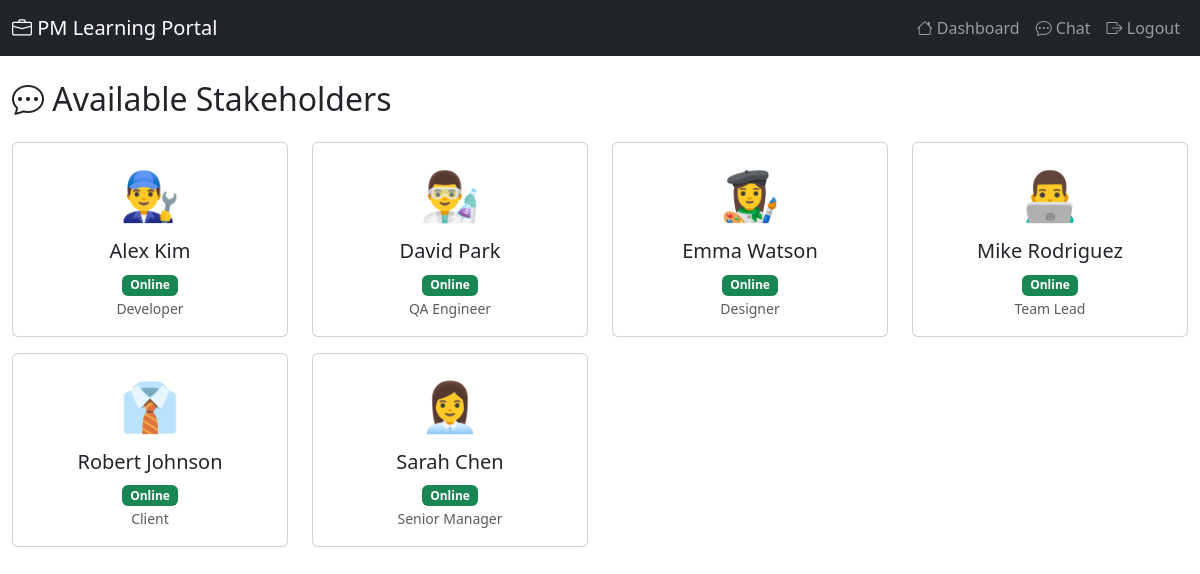
/chat/ (signed in), run on the app's committed database.
### apps/chat/models.py (models this page shows, shortened)
class Stakeholder(models.Model):
    STAKEHOLDER_TYPES = [
        ('senior_manager', 'Senior Manager'),
        ('team_lead', 'Team Lead'),
        ('developer', 'Developer'),
        ('designer', 'Designer'),
        ('qa', 'QA Engineer'),
        ('client', 'Client'),
    ]
    name = models.CharField(max_length=100)
    stakeholder_type = models.CharField(max_length=20, choices=STAKEHOLDER_TYPES)
    avatar = models.CharField(max_length=200, blank=True, help_text="Avatar emoji or icon")
    description = models.TextField(blank=True)
    is_online = models.BooleanField(default=True)
    created_at = models.DateTimeField(auto_now_add=True)
    class Meta:
        ordering = ['name']

### apps/chat/views.py (the view)
# urls.py: path('', views.chat_list, name='chat_list'),
@login_required
def chat_list(request):
    stakeholders = Stakeholder.objects.filter(is_online=True)
    return render(request, 'chat/chat_list.html', {'stakeholders': stakeholders})

### templates/chat/chat_list.html (shortened to what this page needs)
{% extends 'base.html' %}
{% block content %}
<div class="row">
    <div class="col-12">
        <h2><i class="bi bi-chat-dots"></i> Available Stakeholders</h2>
        <div class="row mt-4">
            {% for stakeholder in stakeholders %}
                <div class="col-md-3 mb-3">
                    <div class="card stakeholder-card" onclick="window.location.href='{% url 'chat:chat_room' stakeholder.id %}'">
                        <div class="card-body text-center">
                            <div class="mb-2">
                                <span style="font-size: 3em;">{{ stakeholder.avatar|default:"👤" }}</span>
                            </div>
                            <h5 class="card-title">{{ stakeholder.name }}</h5>
                            <p class="card-text">
                                <span class="badge bg-success">Online</span>
                                <br>
                                <small class="text-muted">{{ stakeholder.get_stakeholder_type_display }}</small>
                            </p>
                        </div>
                    </div>
                </div>
            {% empty %}
                <div class="col-12">
                    <p class="text-center text-muted">No stakeholders available.</p>
                </div>
            {% endfor %}
        </div>
    </div>
</div>
{% endblock %}

### data on the page
Stakeholder: avatar "👨‍🔧", name "Alex Kim", stakeholder_type "Developer"
Stakeholder: avatar "👨‍🔬", name "David Park", stakeholder_type "QA Engineer"
Stakeholder: avatar "👩‍🎨", name "Emma Watson", stakeholder_type "Designer"
Stakeholder: avatar "👨‍💻", name "Mike Rodriguez", stakeholder_type "Team Lead"
Stakeholder: avatar "👔", name "Robert Johnson", stakeholder_type "Client"
Stakeholder: avatar "👩‍💼", name "Sarah Chen", stakeholder_type "Senior Manager"
